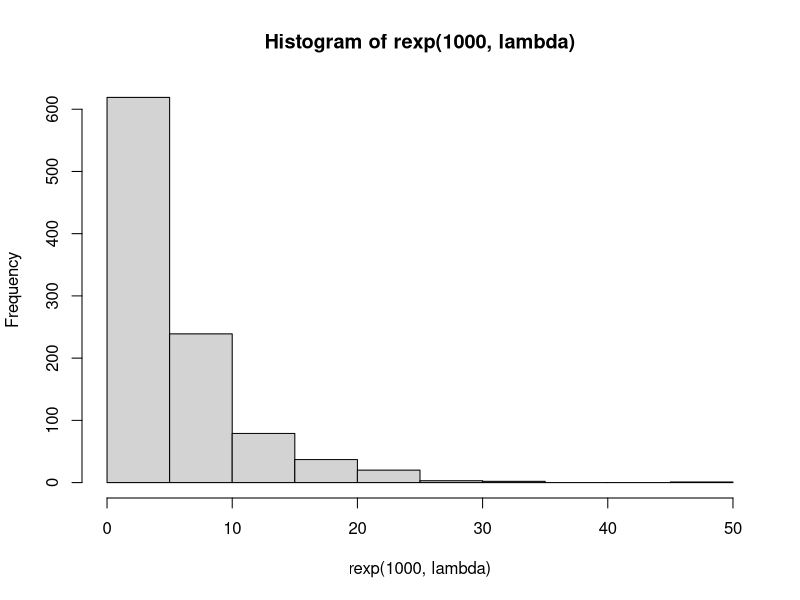
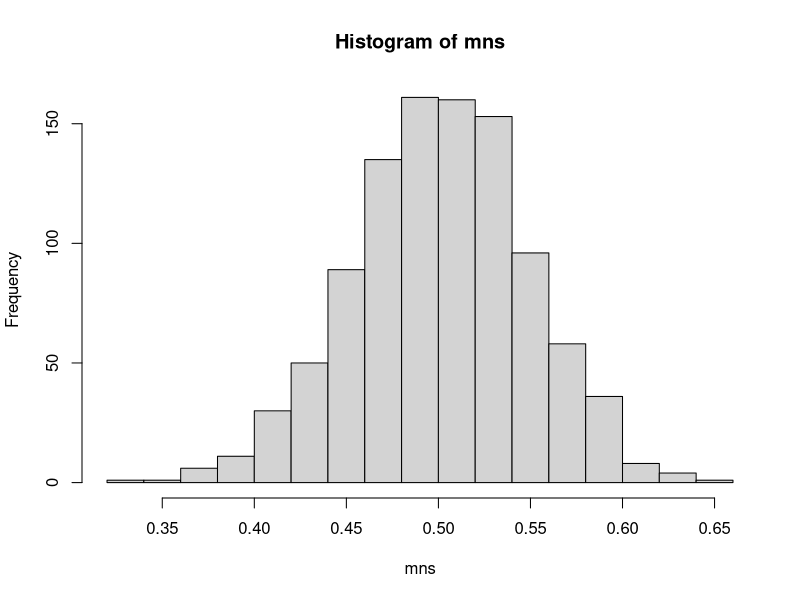
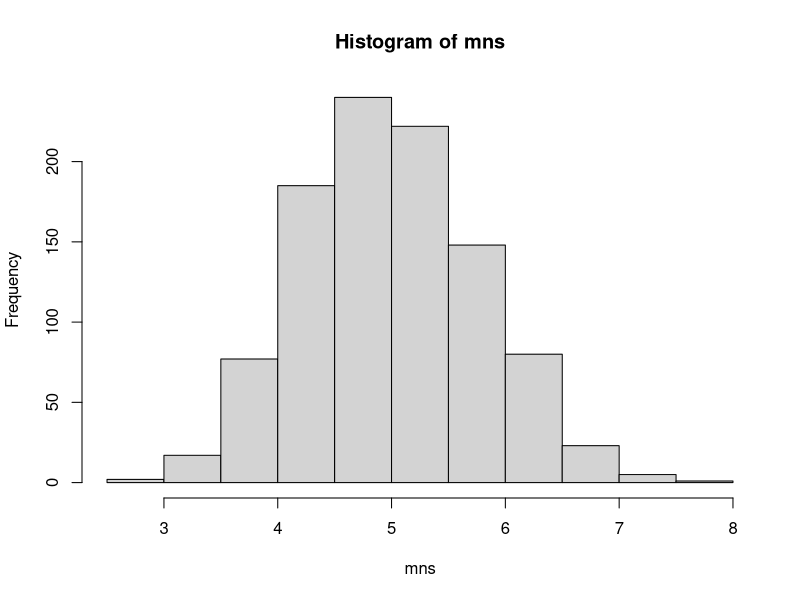
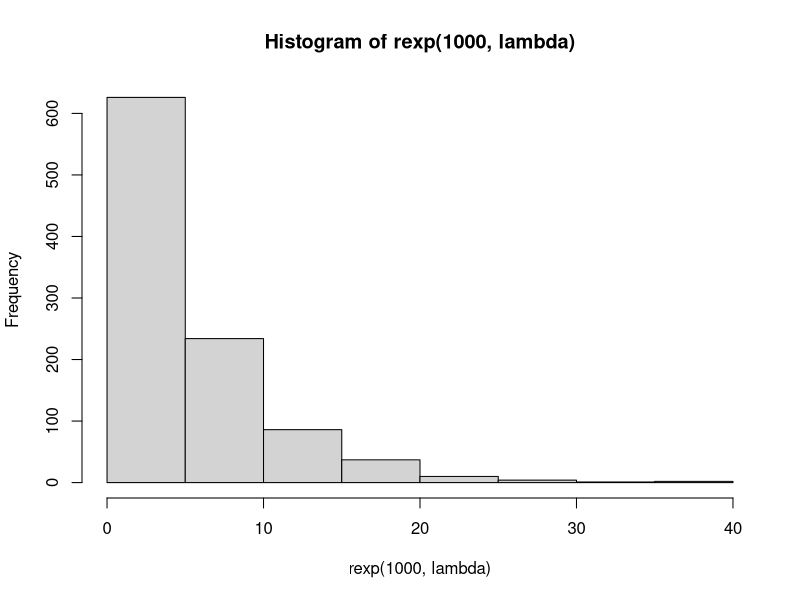

Here is the R script that generated these plots, in order:
# Simulation

lambda = 0.2
hist(rexp(1000, lambda))

mns = NULL
for (i in 1 : 1000) mns = c(mns, mean(runif(40)))
hist(mns)

mns = NULL
for (i in 1 : 1000) {
    mns = c(mns, mean(rexp(40, lambda)))
}
hist(mns)

hist(rexp(1000, lambda))
